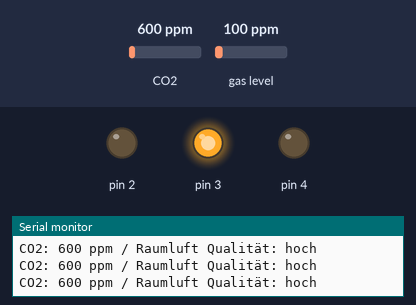
The sketch below on a simulated Arduino Uno, built with avr-gcc and run on an emulated ATmega328P. On the bench: output pins drawn as LEDs (lit = HIGH), the last lines printed to the serial monitor. Inputs (shaded band) come from the test bench; at power-on: CO2 600 ppm, gas level 100 ppm.

Above: at 1.3 s.
1.4 s: CO2 set to 760 ppm
2.9 s: CO2 set to 840 ppm
At 3.4 s:
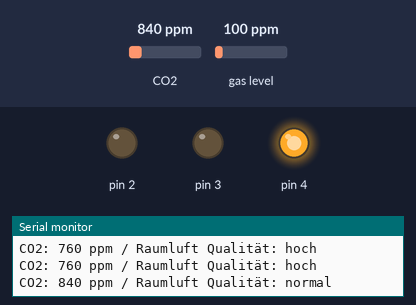
4.5 s: CO2 set to 969 ppm
6.0 s: CO2 set to 1036 ppm
At 7.2 s:
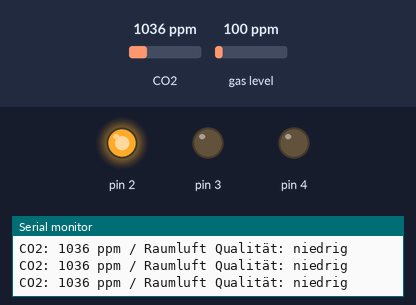
7.5 s: CO2 set to 452 ppm
At 8.5 s:
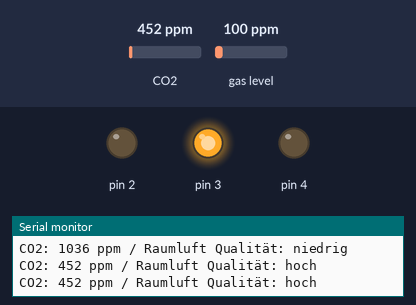
Timing chart, 0 to 10.0 s (numbered marks = the images above; inputs shaded):
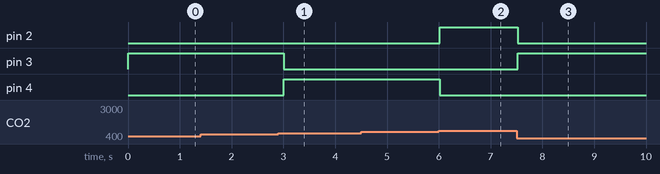

Measured:
- the behaviour switches between 799 and 800 ppm on CO2 (found by bisection; images 0 and 1)
- the behaviour switches between 999 and 1000 ppm on CO2 (found by bisection; images 1 and 2)
- after the input at 2.9 s, pin 3: HIGH → LOW after 0.11 s; pin 4: LOW → HIGH after 0.11 s
- after the input at 6.0 s, pin 2: LOW → HIGH at once; pin 4: HIGH → LOW at once
- after the input at 7.5 s, pin 2: HIGH → LOW at once; pin 3: LOW → HIGH at once

The sketch:

luftsensor_ampel_20230810.ino
```cpp
#include "Adafruit_CCS811.h"

Adafruit_CCS811 ccs; // erzeugen einer Var ccs von type adafruit_ccs811
void setup() {
  pinMode(2, OUTPUT);
  pinMode(3, OUTPUT);
  pinMode(4, OUTPUT);
  Serial.begin(9600);
  Serial.println("CCS811");
  if (!ccs.begin()) {
      Serial.println("failed");
      while(1);
  }
  while(!ccs.available());
  Serial.println("startet");
}

void red(){
  digitalWrite(2, HIGH);
  digitalWrite(3, LOW);
  digitalWrite(4, LOW);
}

void blue(){
  digitalWrite(2, LOW);
  digitalWrite(3, LOW);
  digitalWrite(4, HIGH);
}

void green(){
  digitalWrite(2, LOW);
  digitalWrite(3, HIGH);
  digitalWrite(4, LOW);
}

void loop() {
  if(!ccs.readData()){
    uint16_t co2 = ccs.geteCO2();
    enum quality {
      high,
      normal,
      low
    };
    quality current_quality;
    String quality_msg;
    if(co2 < 800){
      current_quality = high;
      quality_msg = "hoch";
      green();
    } else if(co2 < 1000){
      current_quality = normal;
      quality_msg = "normal";
      blue();
    } else {
      current_quality = low;
      quality_msg = "niedrig";
      red();
    }
    Serial.print("CO2: ");
    Serial.print(co2);
    Serial.print(" ppm / Raumluft Qualität: ");
    Serial.println(quality_msg);
  }
  delay(500);
}
```
